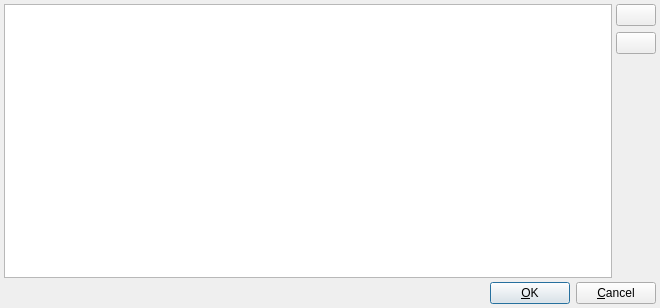
<?xml version="1.0" encoding="UTF-8"?>
<ui version="4.0" stdsetdef="1">
  <author></author>
  <comment>  Copyright 2017 Google Inc.
 Licensed under the Apache License, Version 2.0 (the &quot;License&quot;);
 you may not use this file except in compliance with the License.
 You may obtain a copy of the License at
 http://www.apache.org/licenses/LICENSE-2.0
 Unless required by applicable law or agreed to in writing, software
 distributed under the License is distributed on an &quot;AS IS&quot; BASIS,
 WITHOUT WARRANTIES OR CONDITIONS OF ANY KIND, either express or implied.
 See the License for the specific language governing permissions and
 limitations under the License.
</comment>
  <exportmacro></exportmacro>
  <class>ProviderManagerBase</class>
  <widget class="QDialog" name="ProviderManagerBase">
    <property name="geometry">
      <rect>
        <x>0</x>
        <y>0</y>
        <width>660</width>
        <height>308</height>
      </rect>
    </property>
    <property name="windowTitle">
      <string>Provider Manager</string>
    </property>
    <layout class="QGridLayout">
      <property name="margin">
        <number>4</number>
      </property>
      <property name="spacing">
        <number>4</number>
      </property>
      <item row="0" column="1">
        <layout class="QVBoxLayout">
          <item>
            <widget class="QPushButton" name="new_btn">
              <property name="text">
                <string/>
              </property>
              <property name="icon">
                <pixmap>filenew</pixmap>
              </property>
              <property name="shortcut">
                <string/>
              </property>
            </widget>
          </item>
          <item>
            <widget class="QPushButton" name="delete_btn">
              <property name="text">
                <string/>
              </property>
              <property name="icon">
                <pixmap>editdelete.png</pixmap>
              </property>
              <property name="shortcut">
                <string/>
              </property>
            </widget>
          </item>
          <item>
            <spacer name="Spacer23">
              <property name="sizeHint">
                <size>
                  <width>16</width>
                  <height>174</height>
                </size>
              </property>
              <property name="sizeType">
                <enum>QSizePolicy::Expanding</enum>
              </property>
              <property name="orientation">
                <enum>Qt::Vertical</enum>
              </property>
            </spacer>
          </item>
        </layout>
      </item>
      <item row="0" column="0">
        <widget class="QTableView" name="providerTable">
          <property name="showGrid">
            <bool>false</bool>
          </property>
          <column>
            <property name="text">
              <string>Name</string>
            </property>
          </column>
          <column>
            <property name="text">
              <string>Key</string>
            </property>
          </column>
          <column>
            <property name="text">
              <string>Copyright Text</string>
            </property>
          </column>
        </widget>
      </item>
      <item row="1" column="0" rowspan="1" colspan="2">
        <layout class="QHBoxLayout">
          <item>
            <spacer name="spacer28">
              <property name="sizeHint">
                <size>
                  <width>471</width>
                  <height>21</height>
                </size>
              </property>
              <property name="sizeType">
                <enum>QSizePolicy::Expanding</enum>
              </property>
              <property name="orientation">
                <enum>Qt::Horizontal</enum>
              </property>
            </spacer>
          </item>
          <item>
            <widget class="QPushButton" name="ok_btn">
              <property name="text">
                <string>&amp;OK</string>
              </property>
              <property name="shortcut">
                <string>Alt+O</string>
              </property>
              <property name="default">
                <bool>true</bool>
              </property>
            </widget>
          </item>
          <item>
            <widget class="QPushButton" name="cancel_btn">
              <property name="text">
                <string>&amp;Cancel</string>
              </property>
              <property name="shortcut">
                <string>Alt+C</string>
              </property>
            </widget>
          </item>
        </layout>
      </item>
    </layout>
  </widget>
  <layoutdefault spacing="6" margin="11"/>
  <connections>
    <connection>
      <sender>new_btn</sender>
      <signal>clicked()</signal>
      <receiver>ProviderManagerBase</receiver>
      <slot>newProvider()</slot>
    </connection>
    <connection>
      <sender>delete_btn</sender>
      <signal>clicked()</signal>
      <receiver>ProviderManagerBase</receiver>
      <slot>deleteProvider()</slot>
    </connection>
    <connection>
      <sender>providerTable</sender>
      <signal>doubleClicked(int,int,int,QPoint)</signal>
      <receiver>ProviderManagerBase</receiver>
      <slot>modifyProvider()</slot>
    </connection>
    <connection>
      <sender>providerTable</sender>
      <signal>contextMenuRequested(int,int,QPoint)</signal>
      <receiver>ProviderManagerBase</receiver>
      <slot>contextMenu(int,int,QPoint)</slot>
    </connection>
    <connection>
      <sender>ok_btn</sender>
      <signal>clicked()</signal>
      <receiver>ProviderManagerBase</receiver>
      <slot>accept()</slot>
    </connection>
    <connection>
      <sender>cancel_btn</sender>
      <signal>clicked()</signal>
      <receiver>ProviderManagerBase</receiver>
      <slot>reject()</slot>
    </connection>
  </connections>
</ui>
